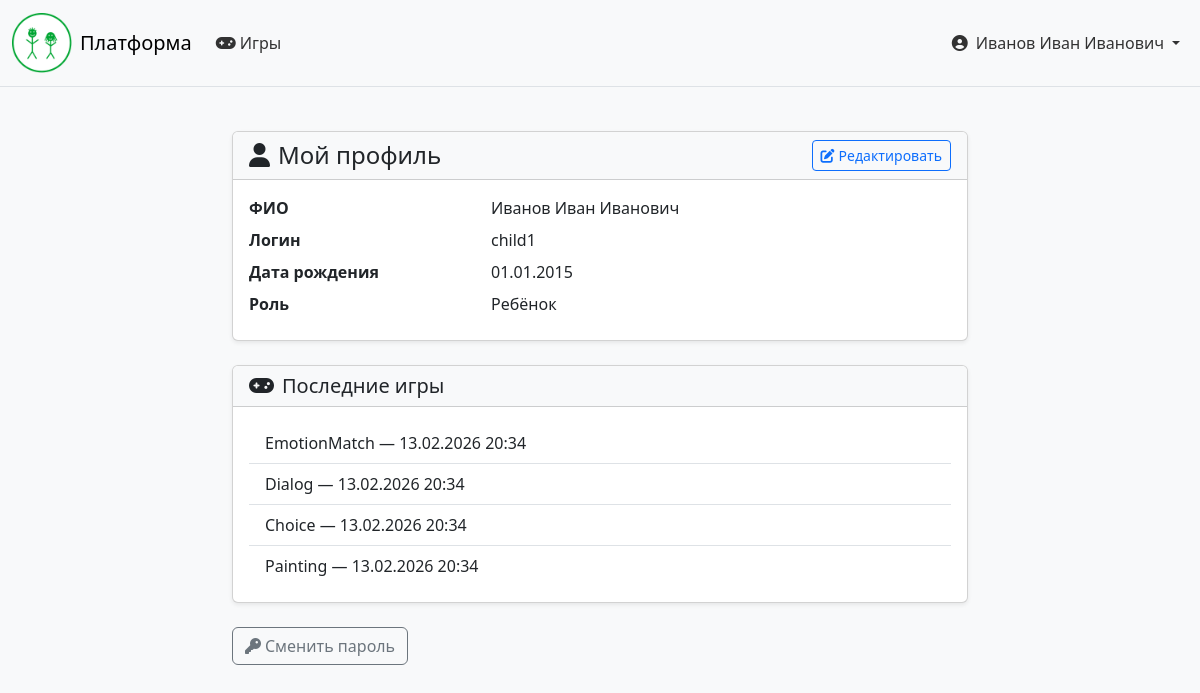
The page /profile/ (signed in) on the database as committed earlier.
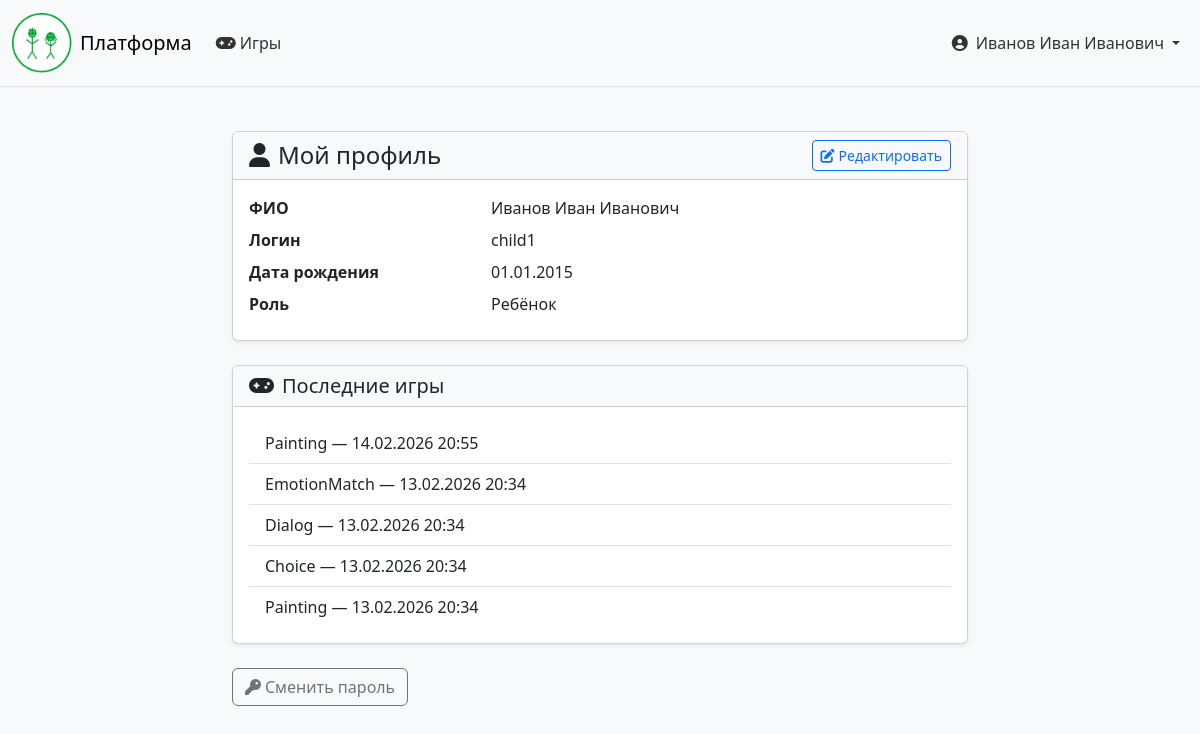
The same page on the database as committed later.
### accounts/models.py (models this page shows, shortened)
class GameResult(models.Model):
    user = models.ForeignKey(CUsers, on_delete=models.CASCADE, related_name='game_results')
    session = models.ForeignKey(GameSession, on_delete=models.CASCADE, null=True, blank=True, related_name='results')
    game_type = models.CharField(max_length=20, choices=[
        ('Painting', 'Раскраска'),
        ('Dialog', 'Эмоциональный диалог'),
        ('Choice', 'Эмоциональные сценарии'),
        ('Memory', 'Память'),
        ('Puzzle', 'Головоломка'),
        ('Sequence', 'Последовательность'),
        ('EmotionFace', 'Узнай эмоцию'),
        ('Attention', 'Внимание'),
        ('GoNoGo', 'Стоп-игра'),
        ('Sort', 'Сортировка'),
        ('Pattern', 'Паттерн'),
        ('EmotionMatch', 'Эмоция и ситуация'),
    ])
    joy = models.IntegerField(default=0)      # радость
    sorrow = models.IntegerField(default=0)    # грусть
    love = models.IntegerField(default=0)      # любовь
    anger = models.IntegerField(default=0)      # гнев
    boredom = models.IntegerField(default=0)    # скука
    happiness = models.IntegerField(default=0)  # счастье
    reaction_time = models.FloatField(null=True, blank=True)  # среднее время реакции в мс
    reaction_times = models.JSONField(default=list)  # все времена реакций для анализа вариабельности
    mistakes = models.IntegerField(default=0)  # количество ошибок
    mistake_types = models.JSONField(default=dict)  # типы ошибок {'attention': 2, 'inhibition': 1}
    hints_used = models.IntegerField(default=0)  # использование подсказок
    hint_timing = models.JSONField(default=list)  # когда запрашивал подсказки
    strategy_type = models.CharField(max_length=50, null=True, blank=True)  # систематический/импульсивный/адаптивный
    accuracy = models.FloatField(default=0.0)  # точность (0-1)
    performance_metrics = models.JSONField(default=dict)  # дополнительные метрики
    fuzzy_analysis = models.JSONField(default=dict)  # результаты нечёткой классификации
    drawing_data = models.JSONField(null=True, blank=True)  # данные о рисунке (цвета, области)
    final_image = models.ImageField(upload_to='drawings/', null=True, blank=True)
    dialog_answers = models.JSONField(null=True, blank=True)
    choices = models.JSONField(null=True, blank=True)
    date = models.DateTimeField(auto_now_add=True)
    class Meta:
        verbose_name = "Результат игры"
        verbose_name_plural = "Результаты игр"
        ordering = ['-date']

### accounts/views.py (the view)
# urls.py: path('profile/', views.profile_view, name='profile'),
def profile_view(request):
    user_id = request.session.get('user_id')
    if not user_id:
        return redirect('login')
    user = get_object_or_404(CUsers, id=user_id)
    context = {'user': user}
    if user.role == 'doctor':
        try:
            context['license'] = user.license
        except DoctorLicense.DoesNotExist:
            context['license'] = None
    elif user.role == 'parent':
        context['children'] = user.children.all()
    elif user.role == 'child':
        context['game_results'] = GameResult.objects.filter(user=user)[:10]
        context['parents'] = user.parents.all()
    return render(request, 'profile.html', context)

### accounts/templates/profile.html (shortened to what this page needs)
{% extends 'base.html' %}
{% load static %}
{% block content %}
<div class="container mt-4">
    <div class="row">
        <div class="col-lg-8 mx-auto">
            <div class="card shadow-sm">
                <div class="card-header bg-light d-flex justify-content-between align-items-center">
                    <h4 class="mb-0"><i class="fas fa-user me-2"></i>Мой профиль</h4>
                    <a href="{% url 'profile_edit' %}" class="btn btn-outline-primary btn-sm">
                        <i class="fas fa-edit me-1"></i>Редактировать
                    </a>
                </div>
                <div class="card-body">
                    <dl class="row mb-0">
                        <dt class="col-sm-4">ФИО</dt>
                        <dd class="col-sm-8">{{ user.name }}</dd>
                        <dt class="col-sm-4">Логин</dt>
                        <dd class="col-sm-8">{{ user.username }}</dd>
                        <dt class="col-sm-4">Дата рождения</dt>
                        <dd class="col-sm-8">{{ user.date_of_b|date:"d.m.Y" }}</dd>
                        <dt class="col-sm-4">Роль</dt>
                        <dd class="col-sm-8">{{ user.get_role_display }}</dd>
                    </dl>
                </div>
            </div>
            {% if user.role == 'child' %}
            <div class="card shadow-sm mt-4">
                <div class="card-header bg-light">
                    <h5 class="mb-0"><i class="fas fa-gamepad me-2"></i>Последние игры</h5>
                </div>
                <div class="card-body">
                    {% if game_results %}
                    <ul class="list-group list-group-flush">
                        {% for result in game_results %}
                        <li class="list-group-item">
                            {{ result.game_type }} — {{ result.date|date:"d.m.Y H:i" }}
                        </li>
                        {% endfor %}
                    </ul>
                    {% else %}
                    <p class="text-muted mb-0">Пока нет сыгранных игр.</p>
                    {% endif %}
                </div>
            </div>
            {% endif %}
            <div class="mt-4">
                <a href="{% url 'change_password' %}" class="btn btn-outline-secondary">
                    <i class="fas fa-key me-1"></i>Сменить пароль
                </a>
            </div>
        </div>
    </div>
</div>
{% endblock %}

Rows that differ between the two databases and show on the page:
added GameResult: game_type "Painting", date "14.02.2026 20:55"
